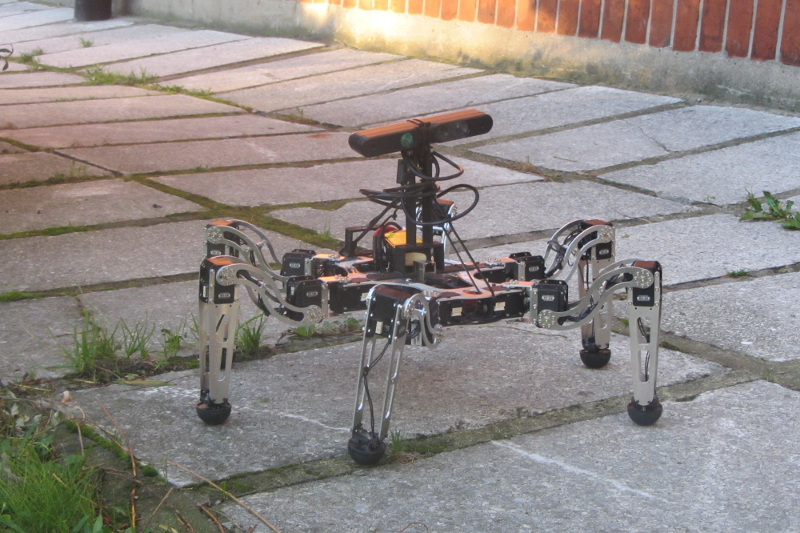
//> input picture resources/messor2.jpg, 800 x 533 px
$ ./cv_demo   (built with g++ and OpenCV 4)
//> lines starting //> are read from the running program, lines starting //| are printed output that depends on the picture
/** @file cv_demo.cpp
 *
 * OpenCL example - convolution on the image
 *
 * @author Dominik Belter
 */

#include <iostream>
#include <vector>
#include <random>
#include <chrono>
#include <opencv2/highgui/highgui.hpp>
#include <opencv2/imgproc/imgproc.hpp>

extern "C" {
#include "NNets/nnets_conv_cl.h"
}

/// converts cv::Mat to vector
std::vector<unsigned char> toVector(cv::Mat image){
    std::vector<unsigned char> array((unsigned char*)image.data, (unsigned char*)image.data + image.rows * image.cols);
    return array;
}

/// converts vector to cv::Mat
void fromVector(std::vector<unsigned char> array, cv::Mat& image){
    std::vector<uchar> pv(array.size(),0);
    for(unsigned int i = 0; i < array.size(); i++) {
        pv[i] = (uchar) array.at(i);
    }
    if(array.size() == (size_t)image.rows*image.cols){
        memcpy(image.data, &pv.front(), array.size()*sizeof(uchar));
    }
}

int main()
{
    try {
        cv::Mat image;
        // load image
        image = cv::imread("../../resources/messor2.jpg", cv::IMREAD_COLOR);
//> image is the input picture: 533 rows x 800 cols, CV_8UC3; mean B, G, R 135.2, 138.1, 144.8
        //        cv::GaussianBlur( image, image, cv::Size( 21, 21 ), 5, 5 );
        cv::Mat gray;
        // Convert the image to grayscale
        cv::cvtColor(image, gray, cv::COLOR_BGRA2GRAY );
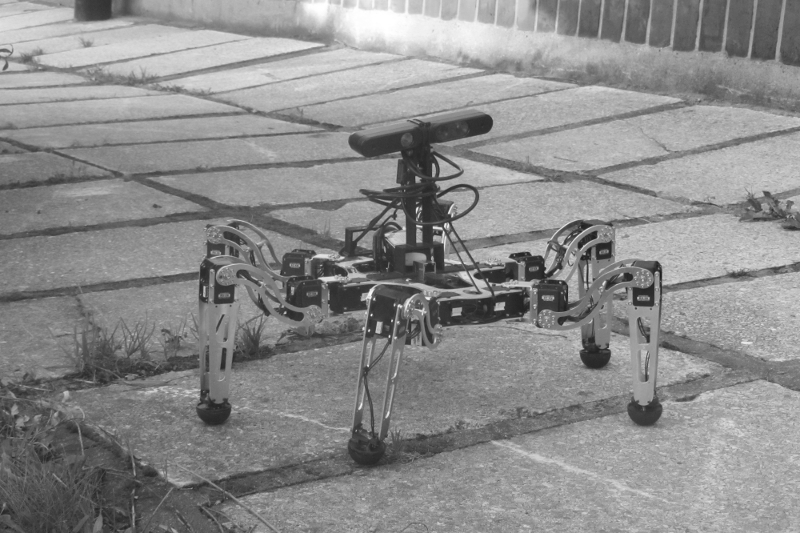
//> gray: 533 rows x 800 cols, CV_8UC1; min 28, max 255, mean 139.8

        std::vector<unsigned char> input = toVector(gray);
//> in toVector, `std::vector<unsigned char> array((unsigned char*)image.data, (unsigned..`: array = 426400 items
//> input = 426400 items

        cv::namedWindow( "Gray", cv::WINDOW_AUTOSIZE );// Create a window for display.
        cv::imshow( "Gray", gray );

        // prepare output 1D vector (vectorized image)
        size_t vectorSize = input.size();
//> vectorSize = 426400
        std::vector<unsigned char> output(vectorSize,0.0);
        std::vector<char> mask = {1,1,1,0,0,0,-1,-1,-1};
        // initialize opencl
        initializeOpenCLConv(image.rows, image.cols);
//> (this line was passed over: initializeOpenCLConv is not available in this run)

        //compute convolution using OpenCL
        std::chrono::steady_clock::time_point beginCL = std::chrono::steady_clock::now();
        computeoutputConv(&input.front(), &mask.front(), &output.front(), gray.rows, gray.cols);
//> (this line was passed over: computeoutputConv is not available in this run)
        std::chrono::steady_clock::time_point endCL = std::chrono::steady_clock::now();
        std::cout << "Time difference for OpenCL= " <<
                     std::chrono::duration_cast<std::chrono::microseconds>(endCL - beginCL).count() << "[µs]\n";
        fromVector(output, gray);
//> in fromVector, `memcpy(image.data, &pv.front(), array.size()*sizeof(uchar));`: image: 533 rows x 800 cols, CV_8UC1; every value is 0
        cv::namedWindow( "Result CL", cv::WINDOW_AUTOSIZE );// Create a window for display.
        cv::imshow( "Result CL", gray );

        //compute convolution using CPU
        std::chrono::steady_clock::time_point beginCPU = std::chrono::steady_clock::now();
        for(size_t i = 0; i < vectorSize; i++)
        {
//> (the run ends here: the program needs code that is not available in this run, at `conv_c(&input.front(), &mask.front(), &output.front(), gray.rows, gray..`)
